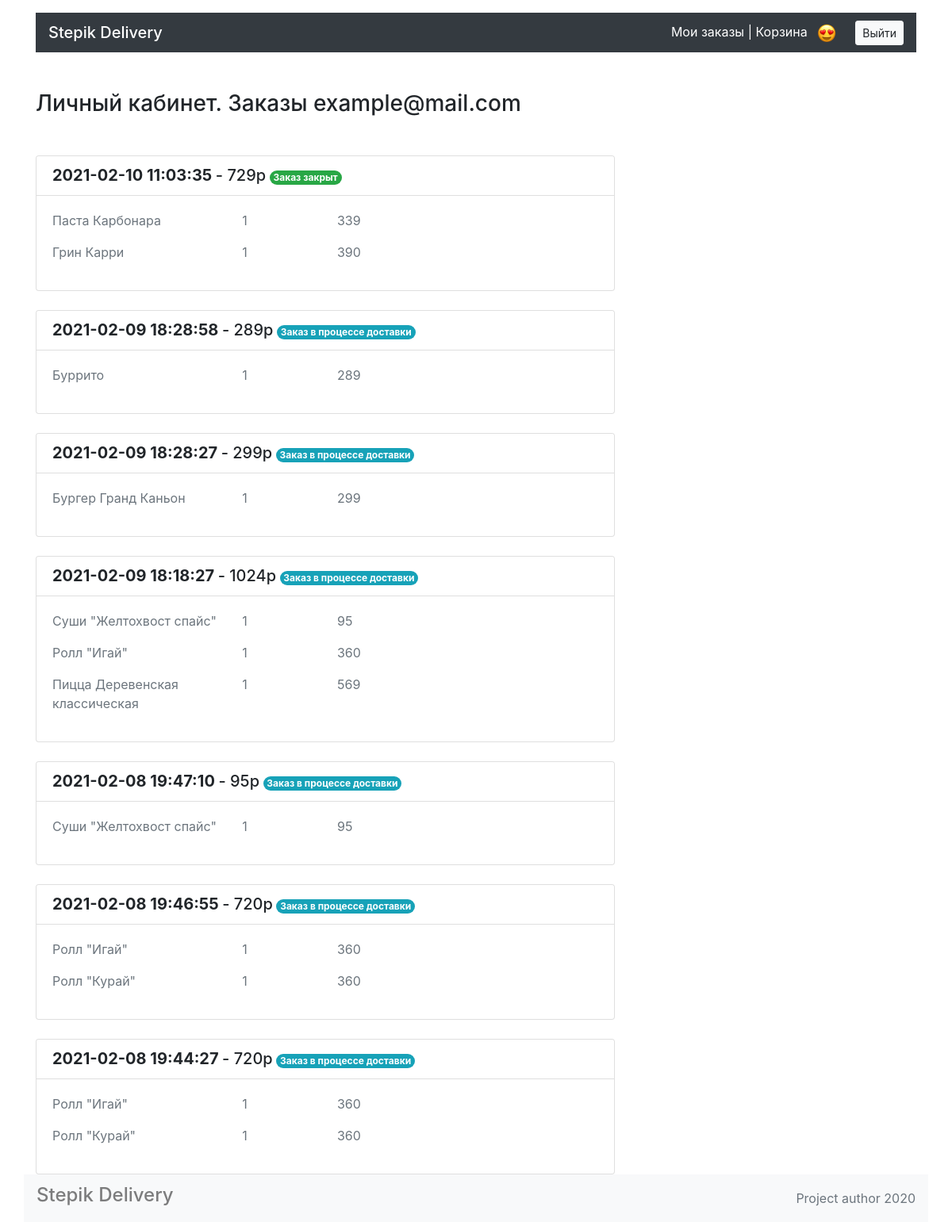
Screenshot of /account/ (signed in) with the database file from the repository.
### app.py (models this page shows)
class User(db.Model):
    __tablename__ = 'users'
    id = db.Column(db.Integer, primary_key=True)
    mail = db.Column(db.String, nullable=False, unique=True)
    password = db.Column(db.String, nullable=False)
    orders = db.relationship('Order', back_populates='user')

class Order(db.Model):
    __tablename__ = 'orders'
    id = db.Column(db.Integer, primary_key=True)
    name = db.Column(db.String, nullable=False)
    date = db.Column(db.DateTime(timezone=True), server_default=func.now(), nullable=False)
    total = db.Column(db.Integer, nullable=False)
    status = db.Column(db.String, nullable=False)
    email = db.Column(db.String, nullable=False)
    tel = db.Column(db.Integer, nullable=False)
    address = db.Column(db.String, nullable=False)
    user_id = db.Column(db.Integer, db.ForeignKey('users.id'))
    user = db.relationship('User', back_populates='orders')
    dishes = db.relationship('Dish', secondary=dishes_orders_association, back_populates='orders')

class Dish(db.Model):
    __tablename__ = 'dishes'
    id = db.Column(db.Integer, primary_key=True)
    title = db.Column(db.String, nullable=False)
    price = db.Column(db.Integer, nullable=False)
    description = db.Column(db.String, nullable=False)
    picture = db.Column(db.String, nullable=False)
    category = db.relationship('Category', back_populates='meals')
    category_id = db.Column(db.Integer, db.ForeignKey('categories.category_id'), nullable=False)
    orders = db.relationship('Order', secondary=dishes_orders_association, back_populates='dishes')

### app.py (the view)
@app.route('/account/')
def account():
    if session.get('user_id', False):
        user = db.session.query(User).filter(User.id==session['user_id']).first()
        orders = db.session.query(Order).filter(Order.email==user.mail).order_by(Order.date)[::-1]
        return render_template('account.html', user=user, orders=orders)
    return redirect('/auth/')

### templates/account.html (shortened to what this page needs)
{% extends 'base.html' %}
{% block container %}
  <main class="container">
    <section class="row">
      <div class="col-12 col-lg-8">
        <h1 class="h3 my-5">Личный кабинет. Заказы {{ user.mail }}</h1>
       {% for i in orders %}
        <div class="mt-4 card">
          <ul class="list-group list-group-flush">
            <li class="list-group-item">
              <div class="row">
                <div class="col-7 col-lg-9">
                  <span class="h5 font-weight-bold">{{ i.date }}</span>
                  <span class="h5">- {{ i.total }}р</span>
                  {% if i.status == 'a' %}
                  <span class="badge rounded-pill bg-info text-white">Заказ в процессе доставки</span>
                  {% elif i.status == 'b' %}
                  <span class="badge rounded-pill bg-success text-white">Заказ закрыт</span>
                  {% endif %}
                </div>
              </div>
            </li>
            <div class="card-body">
              <div class="row">
                {% for j in i.dishes %}
                <p class="col-4 text-muted">{{ j.title}} </p>
                <p class="col-2 text-muted">1 </p>
                <p class="col-6 text-muted">{{ j.price }} </p>
                {% endfor %}
              </div>
            </div>
          </ul>
        </div>
        {% endfor %}
      </div>
    </section>
  </main>
{% endblock %}

### templates/base.html (style rules this page uses)
html { position: relative; min-height: 100%; }
body { margin-bottom: 60px; }

### rows the page displays
User: mail "example@mail.com"
Order: date "2021-02-10 11:03:35", total "729", status "Заказ закрыт"
Dish: title "Паста Карбонара", price "339"
Dish: title "Грин Карри", price "390"
Order: date "2021-02-09 18:28:58", total "289", status "Заказ в процессе доставки"
Dish: title "Буррито", price "289"
Order: date "2021-02-09 18:28:27", total "299", status "Заказ в процессе доставки"
Dish: title "Бургер Гранд Каньон", price "299"
Order: date "2021-02-09 18:18:27", total "1024", status "Заказ в процессе доставки"
Dish: title "Суши \"Желтохвост спайс\"", price "95"
Dish: title "Ролл \"Игай\"", price "360"
Dish: title "Пицца Деревенская классическая", price "569"
Order: date "2021-02-08 19:47:10", total "95", status "Заказ в процессе доставки"
Order: date "2021-02-08 19:46:55", total "720", status "Заказ в процессе доставки"
Dish: title "Ролл \"Курай\"", price "360"
Order: date "2021-02-08 19:44:27", total "720", status "Заказ в процессе доставки"
